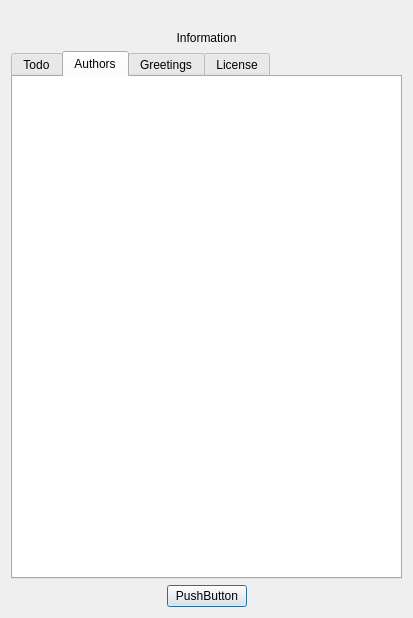
<?xml version="1.0" encoding="UTF-8"?>
<ui version="4.0">
 <class>AboutForm</class>
 <widget class="QDialog" name="AboutForm">
  <property name="windowModality">
   <enum>Qt::WindowModal</enum>
  </property>
  <property name="geometry">
   <rect>
    <x>0</x>
    <y>0</y>
    <width>413</width>
    <height>618</height>
   </rect>
  </property>
  <property name="windowTitle">
   <string>About</string>
  </property>
  <property name="windowIcon">
   <iconset resource="../../images.qrc">
    <normaloff>:/resources/images/icon.png</normaloff>:/resources/images/icon.png</iconset>
  </property>
  <layout class="QGridLayout">
   <item row="0" column="0">
    <layout class="QGridLayout" name="a">
     <item row="0" column="0" colspan="3">
      <widget class="QLabel" name="lLogo">
       <property name="pixmap">
        <pixmap>:/resources/images/splash.png</pixmap>
       </property>
      </widget>
     </item>
     <item row="1" column="0" colspan="3">
      <widget class="QLabel" name="lInformations">
       <property name="text">
        <string>Information</string>
       </property>
       <property name="alignment">
        <set>Qt::AlignCenter</set>
       </property>
      </widget>
     </item>
     <item row="2" column="0" colspan="3">
      <widget class="QTabWidget" name="twInformations">
       <property name="currentIndex">
        <number>1</number>
       </property>
       <widget class="QTextEdit" name="teTodo">
        <property name="frameShape">
         <enum>QFrame::NoFrame</enum>
        </property>
        <property name="undoRedoEnabled">
         <bool>false</bool>
        </property>
        <property name="readOnly">
         <bool>true</bool>
        </property>
        <property name="tabStopWidth">
         <number>40</number>
        </property>
        <attribute name="icon">
         <iconset resource="../../images.qrc">
          <normaloff>:/resources/images/checkbox.png</normaloff>:/resources/images/checkbox.png</iconset>
        </attribute>
        <attribute name="title">
         <string>Todo</string>
        </attribute>
       </widget>
       <widget class="QTextEdit" name="teAuthors">
        <property name="frameShape">
         <enum>QFrame::NoFrame</enum>
        </property>
        <property name="undoRedoEnabled">
         <bool>false</bool>
        </property>
        <property name="readOnly">
         <bool>true</bool>
        </property>
        <property name="tabStopWidth">
         <number>40</number>
        </property>
        <attribute name="icon">
         <iconset resource="../../images.qrc">
          <normaloff>:/resources/images/about.png</normaloff>:/resources/images/about.png</iconset>
        </attribute>
        <attribute name="title">
         <string>Authors</string>
        </attribute>
       </widget>
       <widget class="QTextEdit" name="teGreetings">
        <property name="frameShape">
         <enum>QFrame::NoFrame</enum>
        </property>
        <property name="undoRedoEnabled">
         <bool>false</bool>
        </property>
        <property name="readOnly">
         <bool>true</bool>
        </property>
        <property name="tabStopWidth">
         <number>40</number>
        </property>
        <attribute name="icon">
         <iconset resource="../../images.qrc">
          <normaloff>:/resources/images/book.png</normaloff>:/resources/images/book.png</iconset>
        </attribute>
        <attribute name="title">
         <string>Greetings</string>
        </attribute>
       </widget>
       <widget class="QTextEdit" name="teLicense">
        <property name="frameShape">
         <enum>QFrame::NoFrame</enum>
        </property>
        <property name="undoRedoEnabled">
         <bool>false</bool>
        </property>
        <property name="readOnly">
         <bool>true</bool>
        </property>
        <property name="tabStopWidth">
         <number>40</number>
        </property>
        <attribute name="icon">
         <iconset resource="../../images.qrc">
          <normaloff>:/resources/images/avviso.png</normaloff>:/resources/images/avviso.png</iconset>
        </attribute>
        <attribute name="title">
         <string>License</string>
        </attribute>
       </widget>
      </widget>
     </item>
     <item row="3" column="0">
      <spacer>
       <property name="orientation">
        <enum>Qt::Horizontal</enum>
       </property>
       <property name="sizeHint" stdset="0">
        <size>
         <width>40</width>
         <height>20</height>
        </size>
       </property>
      </spacer>
     </item>
     <item row="3" column="2">
      <spacer>
       <property name="orientation">
        <enum>Qt::Horizontal</enum>
       </property>
       <property name="sizeHint" stdset="0">
        <size>
         <width>40</width>
         <height>20</height>
        </size>
       </property>
      </spacer>
     </item>
     <item row="3" column="1">
      <widget class="QPushButton" name="pushButton">
       <property name="text">
        <string>PushButton</string>
       </property>
      </widget>
     </item>
    </layout>
   </item>
  </layout>
 </widget>
 <resources>
  <include location="../../images.qrc"/>
 </resources>
 <connections/>
</ui>
